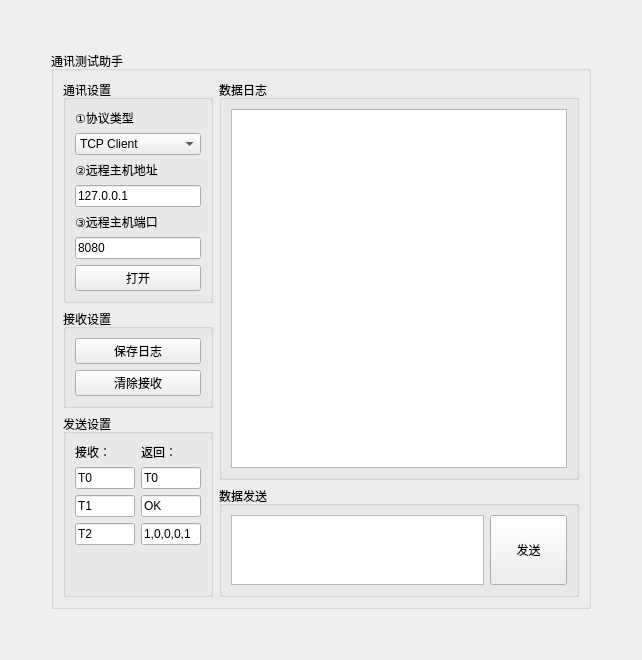
        <widget class="QWidget" name="tab_connect">
         <attribute name="title">
          <string>通讯助手</string>
         </attribute>
         <layout class="QGridLayout" name="gridLayout_4">
          <item row="1" column="1">
           <widget class="QGroupBox" name="groupBox_3">
            <property name="maximumSize">
             <size>
              <width>540</width>
              <height>16777215</height>
             </size>
            </property>
            <property name="title">
             <string>通讯测试助手</string>
            </property>
            <layout class="QGridLayout" name="gridLayout_2">
             <item row="0" column="0">
              <layout class="QHBoxLayout" name="horizontalLayout_89">
               <item>
                <layout class="QVBoxLayout" name="verticalLayout_59" stretch="0,0,1">
                 <item>
                  <widget class="QGroupBox" name="groupBox_26">
                   <property name="maximumSize">
                    <size>
                     <width>150</width>
                     <height>16777215</height>
                    </size>
                   </property>
                   <property name="title">
                    <string>通讯设置</string>
                   </property>
                   <layout class="QVBoxLayout" name="verticalLayout_60">
                    <item>
                     <widget class="QLabel" name="label_72">
                      <property name="text">
                       <string>①协议类型</string>
                      </property>
                     </widget>
                    </item>
                    <item>
                     <widget class="QComboBox" name="com_type">
                      <property name="maximumSize">
                       <size>
                        <width>130</width>
                        <height>16777215</height>
                       </size>
                      </property>
                      <item>
                       <property name="text">
                        <string>TCP Client</string>
                       </property>
                      </item>
                      <item>
                       <property name="text">
                        <string>TCP Server</string>
                       </property>
                      </item>
                      <item>
                       <property name="text">
                        <string>UDP</string>
                       </property>
                      </item>
                     </widget>
                    </item>
                    <item>
                     <widget class="QLabel" name="label_79">
                      <property name="text">
                       <string>②远程主机地址</string>
                      </property>
                     </widget>
                    </item>
                    <item>
                     <widget class="QLineEdit" name="line_address">
                      <property name="maximumSize">
                       <size>
                        <width>130</width>
                        <height>16777215</height>
                       </size>
                      </property>
                      <property name="text">
                       <string>127.0.0.1</string>
                      </property>
                     </widget>
                    </item>
                    <item>
                     <widget class="QLabel" name="label_80">
                      <property name="text">
                       <string>③远程主机端口</string>
                      </property>
                     </widget>
                    </item>
                    <item>
                     <widget class="QLineEdit" name="line_port">
                      <property name="maximumSize">
                       <size>
                        <width>130</width>
                        <height>16777215</height>
                       </size>
                      </property>
                      <property name="text">
                       <string>8080</string>
                      </property>
                     </widget>
                    </item>
                    <item>
                     <widget class="QPushButton" name="btn_connect">
                      <property name="maximumSize">
                       <size>
                        <width>130</width>
                        <height>16777215</height>
                       </size>
                      </property>
                      <property name="text">
                       <string>打开</string>
                      </property>
                     </widget>
                    </item>
                   </layout>
                  </widget>
                 </item>
                 <item>
                  <widget class="QGroupBox" name="groupBox_27">
                   <property name="maximumSize">
                    <size>
                     <width>150</width>
                     <height>16777215</height>
                    </size>
                   </property>
                   <property name="title">
                    <string>接收设置</string>
                   </property>
                   <layout class="QVBoxLayout" name="verticalLayout_61">
                    <item>
                     <widget class="QPushButton" name="btn_save">
                      <property name="maximumSize">
                       <size>
                        <width>130</width>
                        <height>16777215</height>
                       </size>
                      </property>
                      <property name="text">
                       <string>保存日志</string>
                      </property>
                     </widget>
                    </item>
                    <item>
                     <widget class="QPushButton" name="btn_clear">
                      <property name="maximumSize">
                       <size>
                        <width>130</width>
                        <height>16777215</height>
                       </size>
                      </property>
                      <property name="text">
                       <string>清除接收</string>
                      </property>
                     </widget>
                    </item>
                   </layout>
                  </widget>
                 </item>
                 <item>
                  <widget class="QGroupBox" name="groupBox_28">
                   <property name="maximumSize">
                    <size>
                     <width>150</width>
                     <height>16777215</height>
                    </size>
                   </property>
                   <property name="title">
                    <string>发送设置</string>
                   </property>
                   <layout class="QVBoxLayout" name="verticalLayout_63">
                    <item>
                     <layout class="QVBoxLayout" name="verticalLayout_62">
                      <item>
                       <layout class="QHBoxLayout" name="horizontalLayout_77">
                        <item>
                         <widget class="QLabel" name="label_81">
                          <property name="text">
                           <string>接收：</string>
                          </property>
                         </widget>
                        </item>
                        <item>
                         <widget class="QLabel" name="label_82">
                          <property name="text">
                           <string>返回：</string>
                          </property>
                         </widget>
                        </item>
                       </layout>
                      </item>
                      <item>
                       <layout class="QHBoxLayout" name="horizontalLayout_91">
                        <item>
                         <widget class="QLineEdit" name="line_recv1">
                          <property name="text">
                           <string>T0</string>
                          </property>
                         </widget>
                        </item>
                        <item>
                         <widget class="QLineEdit" name="line_send1">
                          <property name="text">
                           <string>T0</string>
                          </property>
                         </widget>
                        </item>
                       </layout>
                      </item>
                      <item>
                       <layout class="QHBoxLayout" name="horizontalLayout_92">
                        <item>
                         <widget class="QLineEdit" name="line_recv2">
                          <property name="text">
                           <string>T1</string>
                          </property>
                         </widget>
                        </item>
                        <item>
                         <widget class="QLineEdit" name="line_send2">
                          <property name="text">
                           <string>OK</string>
                          </property>
                         </widget>
                        </item>
                       </layout>
                      </item>
                      <item>
                       <layout class="QHBoxLayout" name="horizontalLayout_90">
                        <item>
                         <widget class="QLineEdit" name="line_recv3">
                          <property name="text">
                           <string>T2</string>
                          </property>
                         </widget>
                        </item>
                        <item>
                         <widget class="QLineEdit" name="line_send3">
                          <property name="text">
                           <string>1,0,0,0,1</string>
                          </property>
                         </widget>
                        </item>
                       </layout>
                      </item>
                     </layout>
                    </item>
                    <item>
                     <spacer name="verticalSpacer_5">
                      <property name="orientation">
                       <enum>Qt::Vertical</enum>
                      </property>
                      <property name="sizeHint" stdset="0">
                       <size>
                        <width>20</width>
                        <height>40</height>
                       </size>
                      </property>
                     </spacer>
                    </item>
                   </layout>
                  </widget>
                 </item>
                </layout>
               </item>
               <item>
                <layout class="QVBoxLayout" name="verticalLayout_57" stretch="9,1">
                 <item>
                  <widget class="QGroupBox" name="groupBox_24">
                   <property name="maximumSize">
                    <size>
                     <width>360</width>
                     <height>16777215</height>
                    </size>
                   </property>
                   <property name="title">
                    <string>数据日志</string>
                   </property>
                   <layout class="QVBoxLayout" name="verticalLayout_58">
                    <item>
                     <widget class="QTextEdit" name="text_log">
                      <property name="maximumSize">
                       <size>
                        <width>350</width>
                        <height>16777215</height>
                       </size>
                      </property>
                      <property name="readOnly">
                       <bool>true</bool>
                      </property>
                     </widget>
                    </item>
                   </layout>
                  </widget>
                 </item>
                 <item>
                  <widget class="QGroupBox" name="groupBox_25">
                   <property name="maximumSize">
                    <size>
                     <width>360</width>
                     <height>16777215</height>
                    </size>
                   </property>
                   <property name="title">
                    <string>数据发送</string>
                   </property>
                   <layout class="QHBoxLayout" name="horizontalLayout_88">
                    <item>
                     <widget class="QTextEdit" name="text_send">
                      <property name="maximumSize">
                       <size>
                        <width>260</width>
                        <height>16777215</height>
                       </size>
                      </property>
                     </widget>
                    </item>
                    <item>
                     <widget class="QPushButton" name="btn_send">
                      <property name="minimumSize">
                       <size>
                        <width>70</width>
                        <height>70</height>
                       </size>
                      </property>
                      <property name="text">
                       <string>发送</string>
                      </property>
                     </widget>
                    </item>
                   </layout>
                  </widget>
                 </item>
                </layout>
               </item>
              </layout>
             </item>
            </layout>
           </widget>
          </item>
          <item row="0" column="1">
           <spacer name="verticalSpacer_3">
            <property name="orientation">
             <enum>Qt::Vertical</enum>
            </property>
            <property name="sizeHint" stdset="0">
             <size>
              <width>20</width>
              <height>40</height>
             </size>
            </property>
           </spacer>
          </item>
          <item row="1" column="2">
           <spacer name="horizontalSpacer_77">
            <property name="orientation">
             <enum>Qt::Horizontal</enum>
            </property>
            <property name="sizeHint" stdset="0">
             <size>
              <width>40</width>
              <height>20</height>
             </size>
            </property>
           </spacer>
          </item>
          <item row="1" column="0">
           <spacer name="horizontalSpacer_76">
            <property name="orientation">
             <enum>Qt::Horizontal</enum>
            </property>
            <property name="sizeHint" stdset="0">
             <size>
              <width>40</width>
              <height>20</height>
             </size>
            </property>
           </spacer>
          </item>
          <item row="2" column="1">
           <spacer name="verticalSpacer_4">
            <property name="orientation">
             <enum>Qt::Vertical</enum>
            </property>
            <property name="sizeHint" stdset="0">
             <size>
              <width>20</width>
              <height>40</height>
             </size>
            </property>
           </spacer>
          </item>
         </layout>
        </widget>
